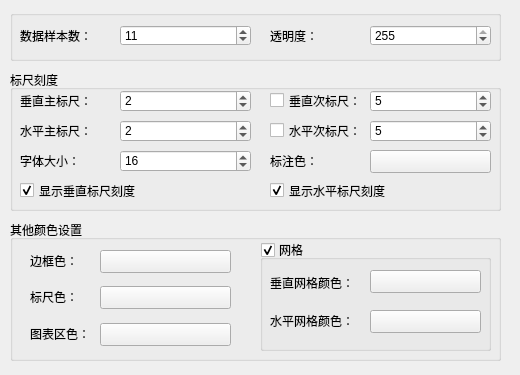
<?xml version="1.0" encoding="UTF-8"?>
<ui version="4.0">
 <class>QTrendbDispArea</class>
 <widget class="QWidget" name="QTrendbDispArea">
  <property name="geometry">
   <rect>
    <x>0</x>
    <y>0</y>
    <width>520</width>
    <height>375</height>
   </rect>
  </property>
  <property name="windowTitle">
   <string>Form</string>
  </property>
  <widget class="QGroupBox" name="groupBox_rulerScale">
   <property name="geometry">
    <rect>
     <x>10</x>
     <y>70</y>
     <width>491</width>
     <height>141</height>
    </rect>
   </property>
   <property name="title">
    <string>标尺刻度</string>
   </property>
   <widget class="QSpinBox" name="spinBox_verticalMain">
    <property name="geometry">
     <rect>
      <x>110</x>
      <y>20</y>
      <width>131</width>
      <height>22</height>
     </rect>
    </property>
    <property name="minimum">
     <number>1</number>
    </property>
    <property name="maximum">
     <number>20</number>
    </property>
    <property name="value">
     <number>2</number>
    </property>
   </widget>
   <widget class="QSpinBox" name="spinBox_horizMain">
    <property name="geometry">
     <rect>
      <x>110</x>
      <y>50</y>
      <width>131</width>
      <height>22</height>
     </rect>
    </property>
    <property name="minimum">
     <number>1</number>
    </property>
    <property name="maximum">
     <number>20</number>
    </property>
    <property name="value">
     <number>2</number>
    </property>
   </widget>
   <widget class="QSpinBox" name="spinBox_horizSub">
    <property name="geometry">
     <rect>
      <x>360</x>
      <y>50</y>
      <width>121</width>
      <height>22</height>
     </rect>
    </property>
    <property name="minimum">
     <number>2</number>
    </property>
    <property name="maximum">
     <number>10</number>
    </property>
    <property name="value">
     <number>5</number>
    </property>
   </widget>
   <widget class="QSpinBox" name="spinBox_verticalSub">
    <property name="geometry">
     <rect>
      <x>360</x>
      <y>20</y>
      <width>121</width>
      <height>22</height>
     </rect>
    </property>
    <property name="minimum">
     <number>2</number>
    </property>
    <property name="maximum">
     <number>10</number>
    </property>
    <property name="value">
     <number>5</number>
    </property>
   </widget>
   <widget class="QCheckBox" name="checkBox_verticalSub">
    <property name="geometry">
     <rect>
      <x>260</x>
      <y>20</y>
      <width>91</width>
      <height>21</height>
     </rect>
    </property>
    <property name="text">
     <string>垂直次标尺：</string>
    </property>
   </widget>
   <widget class="QCheckBox" name="checkBox_horizSub">
    <property name="geometry">
     <rect>
      <x>260</x>
      <y>50</y>
      <width>91</width>
      <height>21</height>
     </rect>
    </property>
    <property name="text">
     <string>水平次标尺：</string>
    </property>
   </widget>
   <widget class="QSpinBox" name="spinBox_fontSize">
    <property name="geometry">
     <rect>
      <x>110</x>
      <y>80</y>
      <width>131</width>
      <height>22</height>
     </rect>
    </property>
    <property name="minimum">
     <number>8</number>
    </property>
    <property name="maximum">
     <number>24</number>
    </property>
    <property name="value">
     <number>16</number>
    </property>
   </widget>
   <widget class="QLabel" name="label_6">
    <property name="geometry">
     <rect>
      <x>10</x>
      <y>80</y>
      <width>91</width>
      <height>21</height>
     </rect>
    </property>
    <property name="text">
     <string>字体大小：</string>
    </property>
   </widget>
   <widget class="QPushButton" name="pushButton_markColor">
    <property name="geometry">
     <rect>
      <x>360</x>
      <y>80</y>
      <width>121</width>
      <height>23</height>
     </rect>
    </property>
    <property name="text">
     <string/>
    </property>
   </widget>
   <widget class="QLabel" name="label_7">
    <property name="geometry">
     <rect>
      <x>260</x>
      <y>80</y>
      <width>91</width>
      <height>21</height>
     </rect>
    </property>
    <property name="text">
     <string>标注色：</string>
    </property>
   </widget>
   <widget class="QCheckBox" name="checkBox_vertical">
    <property name="geometry">
     <rect>
      <x>10</x>
      <y>110</y>
      <width>211</width>
      <height>21</height>
     </rect>
    </property>
    <property name="text">
     <string>显示垂直标尺刻度</string>
    </property>
    <property name="checked">
     <bool>true</bool>
    </property>
   </widget>
   <widget class="QCheckBox" name="checkBox_horiz">
    <property name="geometry">
     <rect>
      <x>260</x>
      <y>110</y>
      <width>221</width>
      <height>21</height>
     </rect>
    </property>
    <property name="text">
     <string>显示水平标尺刻度</string>
    </property>
    <property name="checked">
     <bool>true</bool>
    </property>
   </widget>
   <widget class="QLabel" name="label_3">
    <property name="geometry">
     <rect>
      <x>10</x>
      <y>20</y>
      <width>91</width>
      <height>21</height>
     </rect>
    </property>
    <property name="text">
     <string>垂直主标尺：</string>
    </property>
   </widget>
   <widget class="QLabel" name="label_4">
    <property name="geometry">
     <rect>
      <x>10</x>
      <y>50</y>
      <width>91</width>
      <height>21</height>
     </rect>
    </property>
    <property name="text">
     <string>水平主标尺：</string>
    </property>
   </widget>
  </widget>
  <widget class="QGroupBox" name="groupBox_otherColor">
   <property name="geometry">
    <rect>
     <x>10</x>
     <y>220</y>
     <width>491</width>
     <height>141</height>
    </rect>
   </property>
   <property name="title">
    <string>其他颜色设置</string>
   </property>
   <widget class="QLabel" name="label_frameColor">
    <property name="geometry">
     <rect>
      <x>20</x>
      <y>30</y>
      <width>71</width>
      <height>21</height>
     </rect>
    </property>
    <property name="text">
     <string>边框色：</string>
    </property>
   </widget>
   <widget class="QLabel" name="label_rulerColor">
    <property name="geometry">
     <rect>
      <x>20</x>
      <y>66</y>
      <width>71</width>
      <height>21</height>
     </rect>
    </property>
    <property name="text">
     <string>标尺色：</string>
    </property>
   </widget>
   <widget class="QLabel" name="label_tableColor">
    <property name="geometry">
     <rect>
      <x>20</x>
      <y>103</y>
      <width>71</width>
      <height>21</height>
     </rect>
    </property>
    <property name="text">
     <string>图表区色：</string>
    </property>
   </widget>
   <widget class="QPushButton" name="pushButton_frameColor">
    <property name="geometry">
     <rect>
      <x>90</x>
      <y>30</y>
      <width>131</width>
      <height>23</height>
     </rect>
    </property>
    <property name="text">
     <string/>
    </property>
   </widget>
   <widget class="QPushButton" name="pushButton_rulerColor">
    <property name="geometry">
     <rect>
      <x>90</x>
      <y>66</y>
      <width>131</width>
      <height>23</height>
     </rect>
    </property>
    <property name="text">
     <string/>
    </property>
   </widget>
   <widget class="QPushButton" name="pushButton_tableColor">
    <property name="geometry">
     <rect>
      <x>90</x>
      <y>103</y>
      <width>131</width>
      <height>23</height>
     </rect>
    </property>
    <property name="text">
     <string/>
    </property>
   </widget>
   <widget class="QGroupBox" name="groupBox_grade">
    <property name="geometry">
     <rect>
      <x>250</x>
      <y>20</y>
      <width>231</width>
      <height>111</height>
     </rect>
    </property>
    <property name="title">
     <string>网格</string>
    </property>
    <property name="checkable">
     <bool>true</bool>
    </property>
    <widget class="QPushButton" name="pushButton_verGradeColor">
     <property name="geometry">
      <rect>
       <x>110</x>
       <y>30</y>
       <width>111</width>
       <height>23</height>
      </rect>
     </property>
     <property name="text">
      <string/>
     </property>
    </widget>
    <widget class="QPushButton" name="pushButton_horGradeColor">
     <property name="geometry">
      <rect>
       <x>110</x>
       <y>70</y>
       <width>111</width>
       <height>23</height>
      </rect>
     </property>
     <property name="text">
      <string/>
     </property>
    </widget>
    <widget class="QLabel" name="label">
     <property name="geometry">
      <rect>
       <x>10</x>
       <y>32</y>
       <width>91</width>
       <height>21</height>
      </rect>
     </property>
     <property name="text">
      <string>垂直网格颜色：</string>
     </property>
    </widget>
    <widget class="QLabel" name="label_2">
     <property name="geometry">
      <rect>
       <x>10</x>
       <y>70</y>
       <width>91</width>
       <height>21</height>
      </rect>
     </property>
     <property name="text">
      <string>水平网格颜色：</string>
     </property>
    </widget>
   </widget>
  </widget>
  <widget class="QGroupBox" name="groupBox">
   <property name="geometry">
    <rect>
     <x>10</x>
     <y>10</y>
     <width>491</width>
     <height>51</height>
    </rect>
   </property>
   <property name="title">
    <string/>
   </property>
   <widget class="QLabel" name="label_dataSampleNum_2">
    <property name="geometry">
     <rect>
      <x>260</x>
      <y>15</y>
      <width>91</width>
      <height>21</height>
     </rect>
    </property>
    <property name="text">
     <string>透明度：</string>
    </property>
   </widget>
   <widget class="QSpinBox" name="spin_alpha">
    <property name="geometry">
     <rect>
      <x>360</x>
      <y>15</y>
      <width>121</width>
      <height>21</height>
     </rect>
    </property>
    <property name="minimum">
     <number>0</number>
    </property>
    <property name="maximum">
     <number>255</number>
    </property>
    <property name="value">
     <number>255</number>
    </property>
   </widget>
   <widget class="QSpinBox" name="spinBox_dataSampleNum">
    <property name="geometry">
     <rect>
      <x>110</x>
      <y>15</y>
      <width>131</width>
      <height>21</height>
     </rect>
    </property>
    <property name="minimum">
     <number>2</number>
    </property>
    <property name="value">
     <number>11</number>
    </property>
   </widget>
   <widget class="QLabel" name="label_dataSampleNum">
    <property name="geometry">
     <rect>
      <x>10</x>
      <y>15</y>
      <width>91</width>
      <height>21</height>
     </rect>
    </property>
    <property name="text">
     <string>数据样本数：</string>
    </property>
   </widget>
  </widget>
 </widget>
 <resources/>
 <connections/>
</ui>
